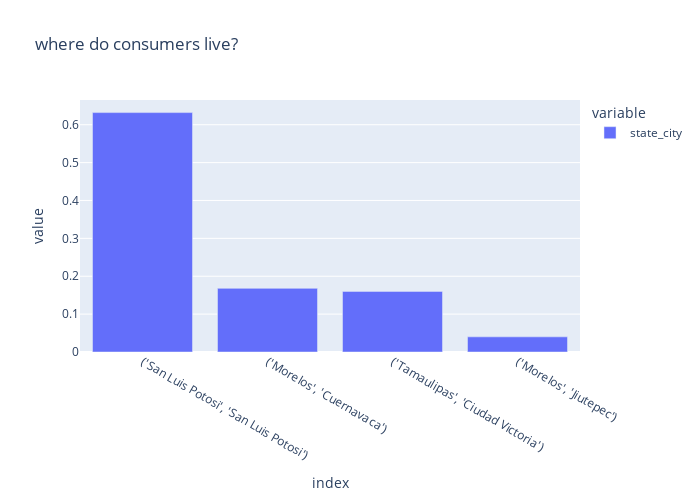

The notebook cell saved with this chart:
### Code cell
consumers['state_city'] = consumers.apply(lambda x: str(tuple([x['state'], x['city']])), axis=1)
px.bar(data_frame=consumers['state_city'].value_counts()/len(consumers), height=500, width=700, title='where do consumers live?')

### Figure 1 — Plotly figure (JSON) as saved in the notebook; plotly's stock layout.template omitted (floating-point values rounded to 4 significant figures)
{"data": [{"alignmentgroup": "True", "hovertemplate": "variable=state_city<br>index=%{x}<br>value=%{y}<extra></extra>", "legendgroup": "state_city", "marker": {"color": "#636efa", "pattern": {"shape": ""}}, "name": "state_city", "offsetgroup": "state_city", "orientation": "v", "showlegend": true, "textposition": "auto", "type": "bar", "x": ["('San Luis Potosi', 'San Luis Potosi')", "('Morelos', 'Cuernavaca')", "('Tamaulipas', 'Ciudad Victoria')", "('Morelos', 'Jiutepec')"], "xaxis": "x", "y": [0.632, 0.168, 0.16, 0.04], "yaxis": "y"}], "layout": {"barmode": "relative", "height": 500, "legend": {"title": {"text": "variable"}, "tracegroupgap": 0}, "title": {"text": "where do consumers live?"}, "width": 700, "xaxis": {"anchor": "y", "domain": [0, 1], "title": {"text": "index"}}, "yaxis": {"anchor": "x", "domain": [0, 1], "title": {"text": "value"}}}}
